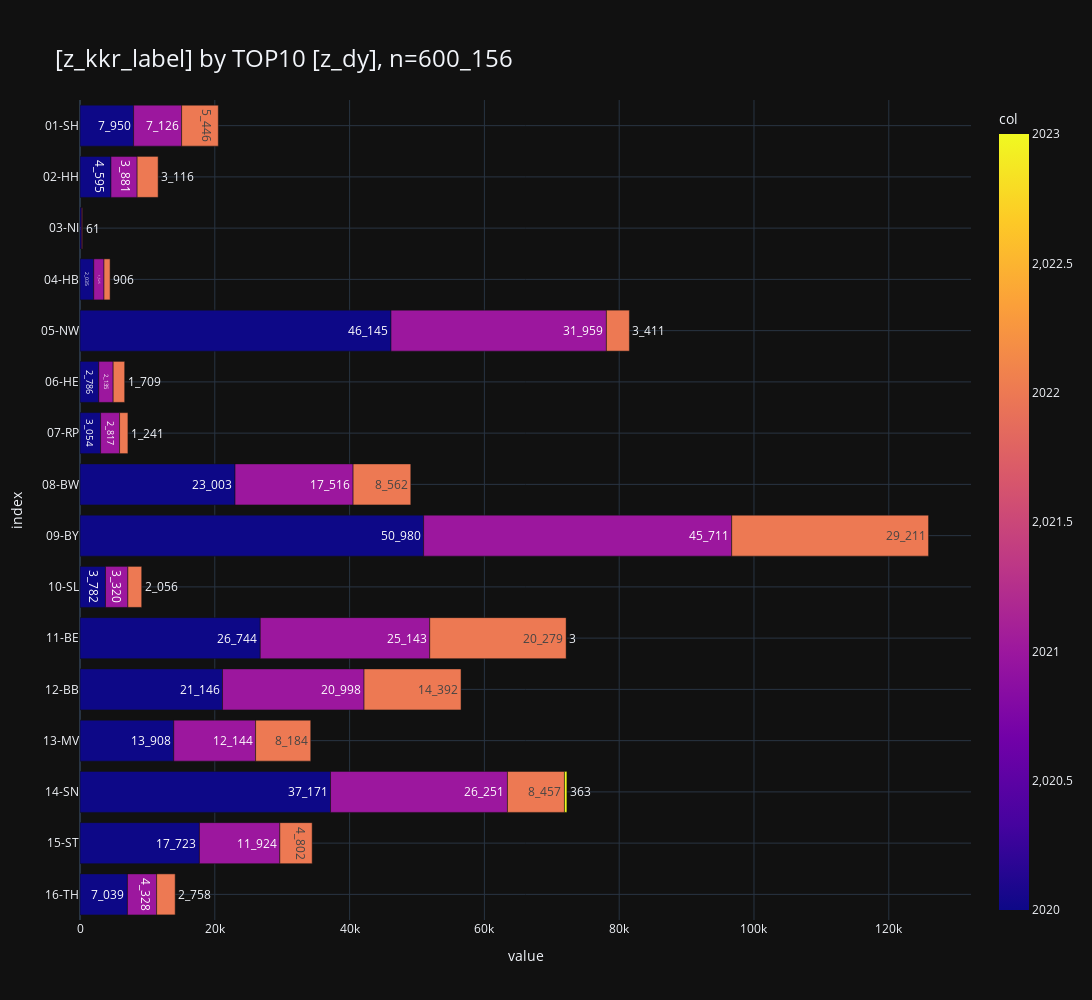

The notebook cell saved with this chart:
### Code cell
_df = df_facets[
    [
        "z_kkr_label",
        "z_dy",
        "cnt",
    ]
]#.astype({"z_dy": str})

_ = pls.plot_stacked_bars(
    _df,
    # swap=True,
    orientation="h",
    # show_total=True,
    # normalize=True,
    # relative=True,
    height=1000,
    top_n_color=10,
    # sort_values_index=True,
    # sort_values_color=True,
    # top_n_index=5,
    # precision=2,
    # show_other=True,
    # top_n_index=2,
)
_

### Figure 1 — Plotly figure (JSON) as saved in the notebook; plotly's stock layout.template omitted (floating-point values rounded to 4 significant figures)
{"data": [{"alignmentgroup": "True", "hovertemplate": "value=%{x}<br>index=%{y}<br>cnt_str=%{text}<br>col=%{marker.color}<extra></extra>", "legendgroup": "", "marker": {"color": [2020, 2021, 2022, 2020, 2021, 2022, 2020, 2021, 2022, 2020, 2021, 2022, 2020, 2021, 2022, 2020, 2021, 2022, 2020, 2021, 2022, 2020, 2021, 2022, 2020, 2021, 2022, 2020, 2021, 2022, 2020, 2021, 2022, 2023, 2020, 2021, 2022, 2020, 2021, 2022, 2020, 2021, 2022, 2023, 2020, 2021, 2022, 2020, 2021, 2022], "coloraxis": "coloraxis", "pattern": {"shape": ""}}, "name": "", "offsetgroup": "", "orientation": "h", "showlegend": false, "text": ["7_950", "7_126", "5_446", "4_595", "3_881", "3_116", "211", "149", "61", "2_035", "1_525", "906", "46_145", "31_959", "3_411", "2_786", "2_135", "1_709", "3_054", "2_817", "1_241", "23_003", "17_516", "8_562", "50_980", "45_711", "29_211", "3_782", "3_320", "2_056", "26_744", "25_143", "20_279", "3", "21_146", "20_998", "14_392", "13_908", "12_144", "8_184", "37_171", "26_251", "8_457", "363", "17_723", "11_924", "4_802", "7_039", "4_328", "2_758"], "textposition": "auto", "type": "bar", "x": [7950, 7126, 5446, 4595, 3881, 3116, 211, 149, 61, 2035, 1525, 906, 46145, 31959, 3411, 2786, 2135, 1709, 3054, 2817, 1241, 23003, 17516, 8562, 50980, 45711, 29211, 3782, 3320, 2056, 26744, 25143, 20279, 3, 21146, 20998, 14392, 13908, 12144, 8184, 37171, 26251, 8457, 363, 17723, 11924, 4802, 7039, 4328, 2758], "xaxis": "x", "y": ["01-SH", "01-SH", "01-SH", "02-HH", "02-HH", "02-HH", "03-NI", "03-NI", "03-NI", "04-HB", "04-HB", "04-HB", "05-NW", "05-NW", "05-NW", "06-HE", "06-HE", "06-HE", "07-RP", "07-RP", "07-RP", "08-BW", "08-BW", "08-BW", "09-BY", "09-BY", "09-BY", "10-SL", "10-SL", "10-SL", "11-BE", "11-BE", "11-BE", "11-BE", "12-BB", "12-BB", "12-BB", "13-MV", "13-MV", "13-MV", "14-SN", "14-SN", "14-SN", "14-SN", "15-ST", "15-ST", "15-ST", "16-TH", "16-TH", "16-TH"], "yaxis": "y"}], "layout": {"barmode": "relative", "coloraxis": {"colorbar": {"title": {"text": "col"}}, "colorscale": [[0, "#0d0887"], [0.1111, "#46039f"], [0.2222, "#7201a8"], [0.3333, "#9c179e"], [0.4444, "#bd3786"], [0.5556, "#d8576b"], [0.6667, "#ed7953"], [0.7778, "#fb9f3a"], [0.8889, "#fdca26"], [1, "#f0f921"]]}, "height": 1000, "legend": {"title": {"text": "z_dy"}, "tracegroupgap": 0, "traceorder": "normal"}, "title": {"font": {"size": 24}, "text": "[z_kkr_label] by TOP10 [z_dy], n=600_156", "xanchor": "left", "y": 0.95, "yanchor": "top"}, "width": 2000, "xaxis": {"anchor": "y", "domain": [0, 1], "gridwidth": 1, "range": [0, 132200.0], "showgrid": true, "title": {"text": "value"}}, "yaxis": {"anchor": "x", "categoryarray": ["16-TH", "15-ST", "14-SN", "13-MV", "12-BB", "11-BE", "10-SL", "09-BY", "08-BW", "07-RP", "06-HE", "05-NW", "04-HB", "03-NI", "02-HH", "01-SH"], "categoryorder": "array", "domain": [0, 1], "gridwidth": 1, "showgrid": true, "title": {"text": "index"}}}}
